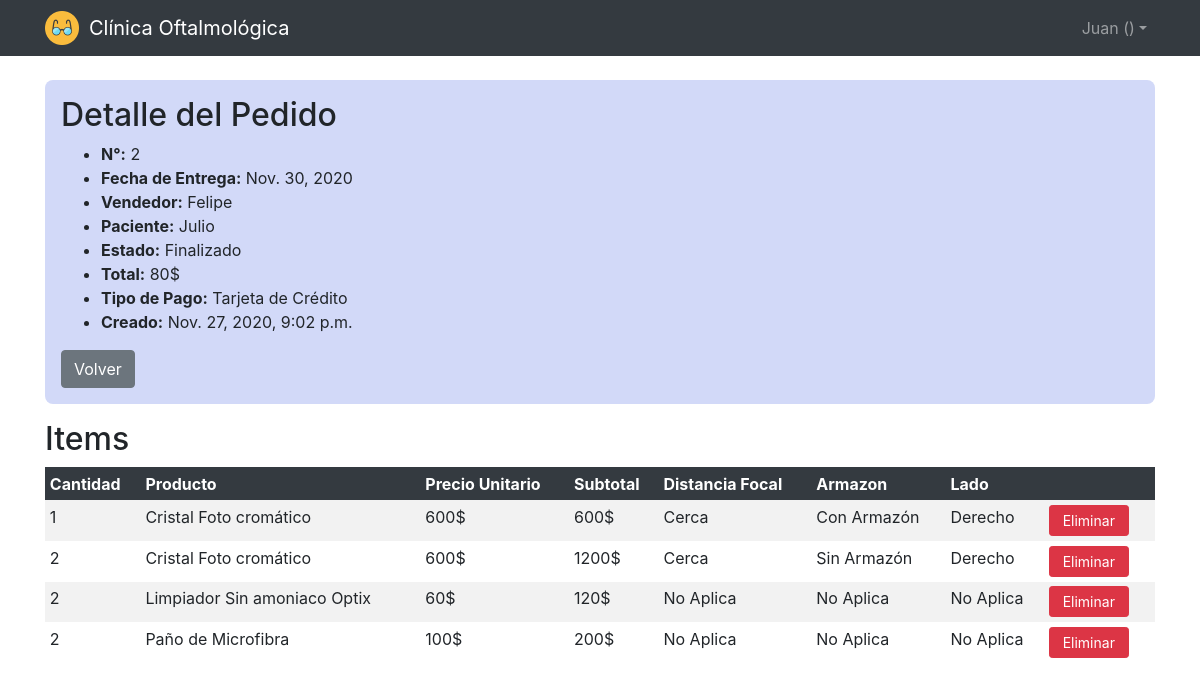
The app's page /clinica/pedidoshow/2 (signed in) with its own data.
### clinica/models.py (models this page shows, shortened)
class Pedido(models.Model):
    created_at = models.DateTimeField(auto_now_add=True)
    updated_at = models.DateTimeField(auto_now=True)
    user = models.ForeignKey(
        settings.AUTH_USER_MODEL,
        on_delete=models.CASCADE,
    )
    paciente = models.ForeignKey(Paciente, on_delete=models.CASCADE)
    tipopago = models.ForeignKey(Tipopago, on_delete=models.CASCADE)
    estado = models.ForeignKey(Estado, on_delete=models.CASCADE)
    total = models.IntegerField()
    fechaentrega = models.DateField()

class Paciente(models.Model):
    user = models.ForeignKey(
        settings.AUTH_USER_MODEL,
        on_delete=models.CASCADE,
    )
    nombre = models.CharField(max_length=64)
    apellido = models.CharField(max_length=64)
    dni = models.IntegerField()
    telefono = models.CharField(max_length=64)
    direccion = models.CharField(max_length=64)
    email = models.CharField(max_length=64)

class Estado(models.Model):
    nombre = models.CharField(max_length=64)

class Tipopago(models.Model):
    nombre = models.CharField(max_length=64)

class Subpedido(models.Model):
    pedido = models.ForeignKey(Pedido, on_delete=models.CASCADE)
    producto = models.ForeignKey(Producto, on_delete=models.CASCADE)
    distancia = models.ForeignKey(Distancia, on_delete=models.CASCADE)
    lado = models.ForeignKey(Lado, on_delete=models.CASCADE)
    armazon = models.ForeignKey(Armazon, on_delete=models.CASCADE)
    cantidad = models.IntegerField()

class Producto(models.Model):
    categoria = models.ForeignKey(Categoria, on_delete=models.CASCADE)
    nombre = models.CharField(max_length=64)
    precio = models.IntegerField()
    detalle = models.CharField(max_length=64)

class Distancia(models.Model):
    nombre = models.CharField(max_length=64)
    def __str__(self):
        return u'{0}'.format(self.nombre)

class Armazon(models.Model):
    nombre = models.CharField(max_length=64)
    def __str__(self):
        return u'{0}'.format(self.nombre)

class Lado(models.Model):
    nombre = models.CharField(max_length=64)
    def __str__(self):
        return u'{0}'.format(self.nombre)

### clinica/views.py (the view)
# urls.py: path("pedidoshow/<int:pedido_id>", views.pedidoshow, name="pedidoshow"),
def pedidoshow(request, pedido_id):
    if not request.user.is_authenticated:
        return HttpResponseRedirect(reverse("login"))
    pedido = Pedido.objects.get(id=pedido_id)
    productos = Producto.objects.all()
    items = Subpedido.objects.filter(pedido_id=pedido_id)
    if request.method == "POST":
        form = FormSubpedido(request.POST)
        if form.is_valid():
            producto = form.cleaned_data["producto"].id
            lado = form.cleaned_data["lado"].id
            armazon = form.cleaned_data["armazon"].id
            distancia = form.cleaned_data["distancia"].id
            cantidad = form.cleaned_data["cantidad"]
            p = Subpedido(pedido_id=pedido_id, producto_id=producto, lado_id=lado, armazon_id=armazon, distancia_id=distancia, cantidad=cantidad)
            p.save()
            precioProducto = Producto.objects.get(id=producto).precio
            pedido.total = pedido.total + (cantidad * precioProducto)
            pedido.save()
            messages.success(request, 'El Item fue Agregado Exitosamente')
            return redirect('pedidoshow', pedido_id)
    else:
        return render(request, "pedidos/show.html", {
            "pedido": pedido,
            "items" : items,
            "productos": productos,
            "form" : FormSubpedido()
        })

### clinica/templates/pedidos/show.html (shortened to what this page needs)
{% extends "layout.html" %}
{% block body %}
    <div class="container">
        <div class="muestra" style="margin-bottom: 1rem;">
            <h2>Detalle del Pedido</h2>
            <ul>
                <li><strong>N°:</strong> {{pedido.id }}</li>
                <li><strong>Fecha de Entrega:</strong> {{ pedido.fechaentrega }}</li>
                <li><strong>Vendedor:</strong> {{ pedido.user.get_username }}</li>
                <li><strong>Paciente:</strong> {{ pedido.paciente.nombre }}</li>
                <li><strong>Estado:</strong> {{ pedido.estado.nombre }}</li>
                {% if request.session.tipousuario_id != 4 %}
                    <li><strong>Total:</strong> {{ pedido.total }}$</li>
                {% endif %}
                <li><strong>Tipo de Pago:</strong> {{ pedido.tipopago.nombre }}</li>
                <li><strong>Creado:</strong> {{ pedido.created_at }}</li>
            </ul>
            <a href="{% url 'pedidosindex' %}" class="btn btn-secondary">Volver</a>
        </div>
        {% if items %}
            <h2>Items</h2>
            <table class="table table-sm table-striped table-borderless">
                <thead class="table-dark">
                    <tr>
                        <th>Cantidad</th>
                        <th>Producto</th>
                        {% if request.session.tipousuario_id != 4 %}
                            <th>Precio Unitario</th>
                            <th>Subtotal</th>
                        {% endif %}
                        <th>Distancia Focal</th>
                        <th>Armazon</th>
                        <th>Lado</th>
                        {% if request.session.tipousuario_id != 4 %}
                            <th></th>
                        {% endif %}
                    </tr>
                </thead>
                <tbody>
                    {% for item in items %}
                        <tr>
                            <td>{{ item.cantidad }}</td>
                            <td>{{ item.producto.nombre }}</td>
                            {% if request.session.tipousuario_id != 4 %}
                                <td>{{ item.producto.precio }}$</td>
                                <td>{% widthratio item.producto.precio 1 item.cantidad %}$</td>
                            {% endif %}
                            <td>{{ item.distancia }}</td>
                            <td>{{ item.armazon }}</td>
                            <td>{{ item.lado }}</td>
                            {% if request.session.tipousuario_id != 4 %}
                                <td style="width: 10%;">
                                    <a href="{% url 'itemdelete' item.id %}" class="btn btn-danger btn-sm botones-index">Eliminar</a>
                                </td>
                            {% endif %}
                        </tr>
                    {% endfor %}
                </tbody>
            </table>
        {% endif %}
    </div>
{% endblock %}

### clinica/templates/layout.html (shortened to what this page needs)
<!DOCTYPE html>
<html lang="es">
    <head>
        {% load static %}
        <link rel="stylesheet" type="text/css" href="{% static 'stylesheets/clinica.css' %}">
        <link rel="stylesheet" href="https://stackpath.bootstrapcdn.com/bootstrap/4.5.0/css/bootstrap.min.css">
    </head>
    <body>
        <header style="margin-bottom: 5rem;">
            <nav class="navbar navbar-expand-xl navbar-dark fixed-top bg-dark">
                <div class="container">
                    <div>
                        <img style="width: 34px; height: 34px;" alt="Icono" src="{% static 'images/icon.png' %}"/>
                    </div>
                    <a class="navbar-brand" href="#" style="margin-left:10px">Clínica Oftalmológica</a>
                    <div class="collapse navbar-collapse" id="navbarCollapse">
                        <div class="navbar-nav">
                            {% if request.user.id %}
                                <div class="nav-item dropdown">
                                    <a class="nav-link dropdown-toggle" data-toggle="dropdown" href="#" role="button" aria-haspopup="true" aria-expanded="false">{{ request.user.username }} ({{ request.session.tipousuario }})</a>
                                </div>
                            {% else %}
                                <a href="{% url 'login' %}" class="nav-item nav-link">Ingresar</a>
                            {% endif %}
                        </div>
                    </div>
                </div>
            </nav>
        </header>
        {% block body %}
        {% endblock %}
    </body>
</html>

### clinica/static/stylesheets/clinica.css (style rules this page uses)
.botones-index { width: 80px; }
.muestra { display: inline-block; border-radius: 8px; padding: 1rem; background-color: #d2d9f8; height: auto; width: 100%; }

### records on screen
Pedido: id "2", fechaentrega "Nov. 30, 2020", user.get_username "Felipe", paciente.nombre "Julio", estado.nombre "Finalizado", total "80", tipopago.nombre "Tarjeta de Crédito", created_at "Nov. 27, 2020, 9:02 p.m."
Subpedido: cantidad "1", producto.nombre "Cristal Foto cromático", producto.precio "600", producto+cantidad "600", distancia "Cerca", armazon "Con Armazón", lado "Derecho"
Subpedido: cantidad "2", producto.nombre "Cristal Foto cromático", producto.precio "600", producto+cantidad "1200", distancia "Cerca", armazon "Sin Armazón", lado "Derecho"
Subpedido: cantidad "2", producto.nombre "Limpiador Sin amoniaco Optix", producto.precio "60", producto+cantidad "120", distancia "No Aplica", armazon "No Aplica", lado "No Aplica"
Subpedido: cantidad "2", producto.nombre "Paño de Microfibra", producto.precio "100", producto+cantidad "200", distancia "No Aplica", armazon "No Aplica", lado "No Aplica"

### other values on screen
{{ request.user.username }} "Juan"
